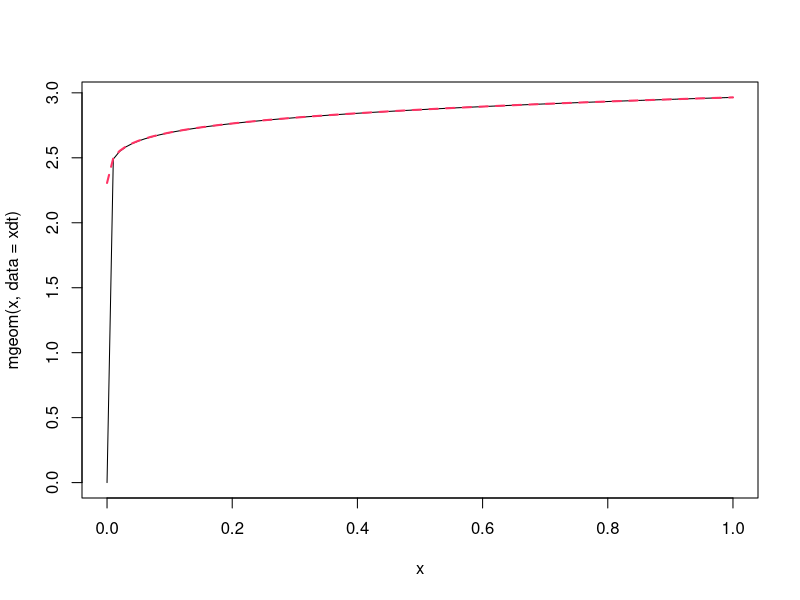
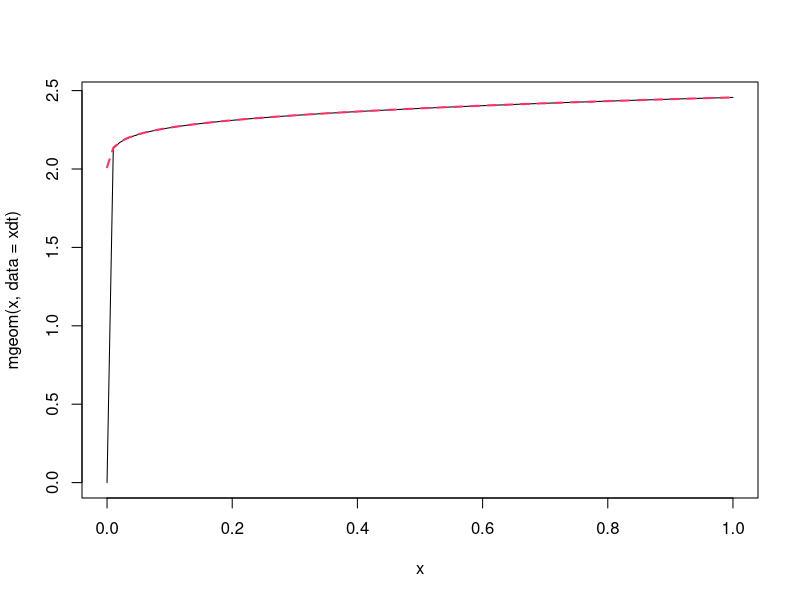

Write the R code that produced these figures, in order.
########################
##
## Leonard Mada
## [the one and only]
##
## Statistics: Moments
##
## draft v.0.1g


### Harmonic Moments
### Geometric Moments
### Geometric Harmonic Moments
### & other Moments



### Moments

### Harmonic
# H(1, 0) = n / sum(1/x[i])
# H(2, 0) = sqrt(n / sum(1/(x[i]*x[j])))
# H(2, 1) = n / sum((x[i]+x[j]) / (x[i]*x[j])))


### Harmonic Dispersion

# HV(1, 0) = n / sum(1 / (HM - x[i]))
# HV(1, 1) = n / sum(x[i] / (HM - x[i]))
# where HM = harmonic mean; other types of mean also possible;


### Other

# IAS: Sihao Cheng - How to quantify random fields and textures
#   in astrophysics? (2023)
# https://www.youtube.com/watch?v=vDwEMC6UgLc
# - Scatter Statistics vs Power Spectrum vs CNN

### Strategies to Resolve 0 Values

### Values of 0:
# - affect the geometric and harmonic moments;
# - 2 main strategies to resolve such problems;

# A) Remove or replace values of 0
# - can be replaced with the minimal non-zero value;

# B) Compute a shifted version of the moments
# - shift all initial values by s;
# - shift the geometric or harmonic mean back by s;


### Harmonic Mean Offset:
# TODO: Ref ...;
# - enables Harmonic mean even when individual values are 0;


####################

### Harmonic Moments
# offset: enables H-Mean for x = 0;
moments.h10 = function(x, pow = 1, offset = 0) {
	if(pow != 1) x = x^pow;
	xm = sum(1 / (x + offset));
	xm = length(x) / xm - offset;
	if(pow != 1) xm = xm^(1/pow);
	return(xm)
}
# Note: fails if x == 0;
moments.h10.old = function(x, pow=1) {
	if(pow != 1) x = x^pow;
	xm = sum(1/x);
	xm = length(x) / xm;
	if(pow != 1) xm = xm^(1/pow);
	return(xm)
}
moments.h20 = function(x, pow=1) {
	if(pow != 1) x = x^pow;
	xinv = 1/x;
	h.m = function(id) {
		v = xinv[id] * sum(tail(xinv, -id));
	}
	len = length(x) - 1;
	xm = sum(sapply(seq(len), h.m))
	xm = 1 / xm;
	### Normalization
	xm = xm * len * (len + 1) / 2;
	xm = if(pow != 1) xm^(1/(2*pow)) else (xm^(1/2));
	return(xm)
}
moments.h21 = function(x, pow=1, type=c("Mean", "Simple")) {
	type = match.arg(type);
	if(pow != 1) x = x^pow;
	xinv = 1/x;
	h.m = function(id) {
		xinv[id] * sum((x[id] + tail(x, -id)) * tail(xinv, -id));
	}
	len = length(x) - 1;
	xm = sum(sapply(seq(len), h.m))
	xm = 1 / xm;
	### Normalization
	# TODO: proper Normalization, e.g. when pow > 1?
	xm = xm * len * (len + 1);
	if(type == "Mean") {
		xm = xm * mean(x);
		xm = if(pow != 1) xm^(1/(2*pow)) else sqrt(xm);
	} else {
		# same as H10
		xm = xm;
		xm = if(pow != 1) xm^(1/(pow)) else xm;
	}
	return(xm)
}

### Dispersion
# - insensitive to outliers;
# - values equal to mean have "NO" impact;
sd.harm = function(x, mu, pow=1, tol=1E-10) {
	x = abs(x - mu);
	isZero = (x <= tol);
	### Values == mean:
	# - either remove;
	# - OR replace with smallest non-zero values;
	nZ = sum(isZero);
	s = sum(x[ ! isZero ]^pow);
	s = s / (length(x) - nZ);
	s = s^(1/pow);
	return(1/s);
}

### Geometric Moments
gmean.Gn0 = function(x, pow=NA) {
	xm = prod(x);
	len = length(x);
	if(len > 1) xm = xm^(1/len);
	return(xm)
}
gmean.Gnm10 = function(x, pow=1) {
	len = length(x);
	if(len < 2) return(x);
	if(pow != 1) x = x^pow; # TODO
	xm = prod(x);
	xs = sum(1/x);
	xm = xm * xs / len;
	if(len > 2) xm = xm^(1/(len-1));
	return(xm)
}

### Geometric Harmonic Moments
moments.GH20 = function(x, pow=1, useLog=TRUE) {
	if(useLog) {
		return(moments.GH20Log(x, pow=pow));
	}
	if(pow != 1) x = x^pow;
	xinv = 1/x;
	h.m = function(id) {
		v = xinv[id] + tail(xinv, -id);
	}
	len = length(x) - 1;
	xm = prod(unlist(lapply(seq(len), h.m)))
	xm = 1 / xm;
	### Normalization
	npow = pow * len * (len + 1) / 2;
	xm = xm^(1/npow);
	xm = xm * 2;
	return(xm)
}
moments.GH20Log = function(x, pow=1) {
	if(pow != 1) x = x^pow;
	xinv = 1/x;
	h.m = function(id) {
		v = xinv[id] + tail(xinv, -id);
	}
	len = length(x) - 1;
	xm = unlist(lapply(seq(len), h.m));
	xm = - sum(log(xm));
	### Normalization
	npow = pow * len * (len + 1) / 2;
	xm = xm / npow;
	xm = exp(xm) * 2;
	return(xm)
}


###################

### Examples

# includes 0 values;
n = 200
lambda = 4
x = rpois(n, lambda)

### Harmonic (with offset)
mean(x); # lambda
moments.h10(x, offset = 1)
moments.h10(x, offset = lambda)
moments.h10(x, offset = mean(x))
moments.h10(x, offset = median(x)) # lambda > 0.71


###################

### Examples: Pseudo-Poisson
# includes 0 values;

n = 200
lambda = c(3,4)
x1 = rpois(n, lambda[1]);
x2 = rpois(n, lambda[2]);
x = (x1 + 1)*(x2 + 1) - 1;

### Harmonic (with offset)
mean(x); # > prod(lambda)
moments.h10(x, offset = 1)
moments.h10(x, offset = 0.1)
moments.h10(x, offset = median(x))


####################

### Examples

n = 200
lambda = 4
x = rpois(n, lambda)
# exclude 0
x = x[x != 0]

### Moments

### Q:
# - H(2, 1):
#   What is the proper normalization?
#   Simple H(2, 1) = H(1, 0);

### Harmonic
moments.h10(x)
moments.h20(x)
moments.h21(x)
moments.h21(x, type="Simple") # same as H10
### Geometric
gmean.Gn0(x)
gmean.Gnm10(x)
### Geometric Harmonic
moments.GH20(x, useLog=TRUE)


### Dispersion
# - more robust to outliers or heavy tails;
# - TODO: evaluate utility;
sd.harm(x, mean(x))
sd.harm(x, mean(x), pow=1/2)
sd.harm(x, moments.h10(x))
sd.harm(x, moments.h10(x), pow=1/2)

#
mm = moments.h10(x)
n / sum(1 / (mm - x))
n / sum(1 / abs(mm - x))
n / sum(x / (mm - x))
n / sum(x / abs(mm - x))

#
mm = mean(x)
n / sum(1 / (mm - x))
n / sum(x / (mm - x))


#################

### Tests
x.test = rep(4, 20)
moments.h10(x.test)
moments.h20(x.test)
moments.h21(x.test)
moments.h21(x.test, type="Simple")
gmean.Gn0(x.test)
gmean.Gnm10(x.test)
moments.GH20(x.test, useLog=TRUE)

x.test = rep(7, 20)
moments.h10(x.test)
moments.h20(x.test)
moments.h21(x.test)
moments.h21(x.test, type="Simple")
gmean.Gn0(x.test)
gmean.Gnm10(x.test)
moments.GH20(x.test, useLog=TRUE)


##################

# Experiments with Geometric Mean

mgeom = function(s, data) {
	# alternative: log-transform before prod;
	len = length(data)
	mu  = sapply(s, \(s) {
		prod(data + s)^(1/len) - s;
	});
	return(mu);
}

xdt = rpois(30, 3)
table(xdt)
curve(mgeom(x, data = xdt), 0, 1)
curve(mgeom(x + 0.001, data = xdt), add = T, col = "#FF3264", lty=2, lwd=2)


xdt = rpois(40, 3)
table(xdt)
curve(mgeom(x, data = xdt), 0, 1)
curve(mgeom(x + 0.001, data = xdt), add = T, col = "#FF3264", lty=2, lwd=2)

